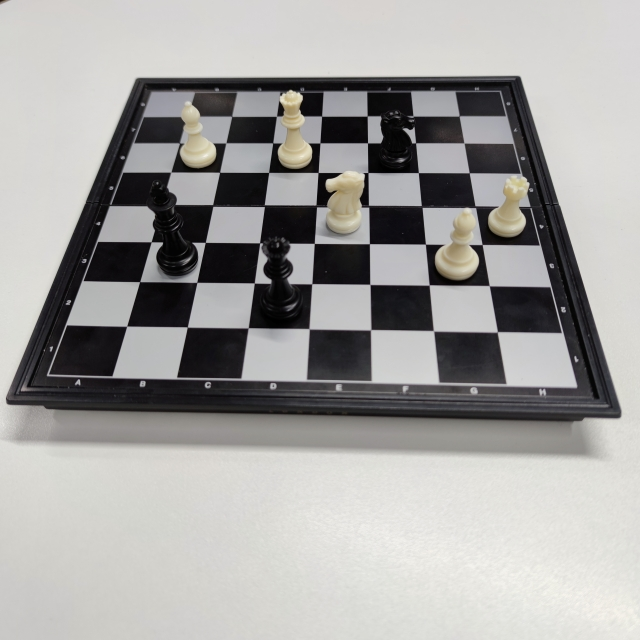
#> input picture Realtimechess.jpg, 640 x 640 px
$ jupyter execute detect.ipynb
#> lines starting #> are read from the running program, lines starting #| are printed output that depends on the picture; after the words box and inside, x2 and y2 are one past the last pixel; in counts of white or black regions, pixels touching at a corner belong together
[cell 1]
import cv2
import numpy as np
import matplotlib.pyplot as plt
import json


# --- Helper Functions ---

def order_points(pts):
    rect = np.zeros((4, 2), dtype="float32")
    s = pts.sum(axis=1)
    rect[0] = pts[np.argmin(s)]
    rect[2] = pts[np.argmax(s)]
    diff = np.diff(pts, axis=1)
    rect[1] = pts[np.argmin(diff)]
    rect[3] = pts[np.argmax(diff)]
    return rect

def four_point_transform(image, pts):
    rect = order_points(pts)
    (tl, tr, br, bl) = rect

    widthA = np.linalg.norm(br - bl)
    widthB = np.linalg.norm(tr - tl)
    maxWidth = max(int(widthA), int(widthB))

    heightA = np.linalg.norm(tr - br)
    heightB = np.linalg.norm(tl - bl)
    maxHeight = max(int(heightA), int(heightB))

    dst = np.array([
        [0, 0],
        [maxWidth - 1, 0],
        [maxWidth - 1, maxHeight - 1],
        [0, maxHeight - 1]
    ], dtype="float32")

    M = cv2.getPerspectiveTransform(rect, dst)
    warped = cv2.warpPerspective(image, M, (maxWidth, maxHeight))

    return warped

def find_intersections(horizontal_lines, vertical_lines):
    intersections = []
    for h in horizontal_lines:
        for v in vertical_lines:
            x1_h, y1_h, x2_h, y2_h = h[0]
            x1_v, y1_v, x2_v, y2_v = v[0]

            A = np.array([
                [x2_h - x1_h, x1_v - x2_v],
                [y2_h - y1_h, y1_v - y2_v]
            ])
            b = np.array([x1_v - x1_h, y1_v - y1_h])

            if np.linalg.det(A) != 0:
                t, s = np.linalg.solve(A, b)
                px = int(x1_h + t * (x2_h - x1_h))
                py = int(y1_h + t * (y2_h - y1_h))
                intersections.append((px, py))
    return intersections

# --- Load Image ---

img_path = 'Realtimechess.jpg'  # Update your path
img = cv2.imread(img_path)
#> img is the input picture: shape (640, 640, 3); mean B, G, R 159.2, 161, 162.1

if img is None:
    raise FileNotFoundError(f"Image at {img_path} not found!")

# Resize if too large
max_dim = 1000
if max(img.shape) > max_dim:
    scale = max_dim / max(img.shape)
    img = cv2.resize(img, (int(img.shape[1]*scale), int(img.shape[0]*scale)))

original_img = img.copy()

# --- Preprocessing ---

gray = cv2.cvtColor(img, cv2.COLOR_BGR2GRAY)
blurred = cv2.GaussianBlur(gray, (5, 5), 0)
edges = cv2.Canny(blurred, 50, 150)
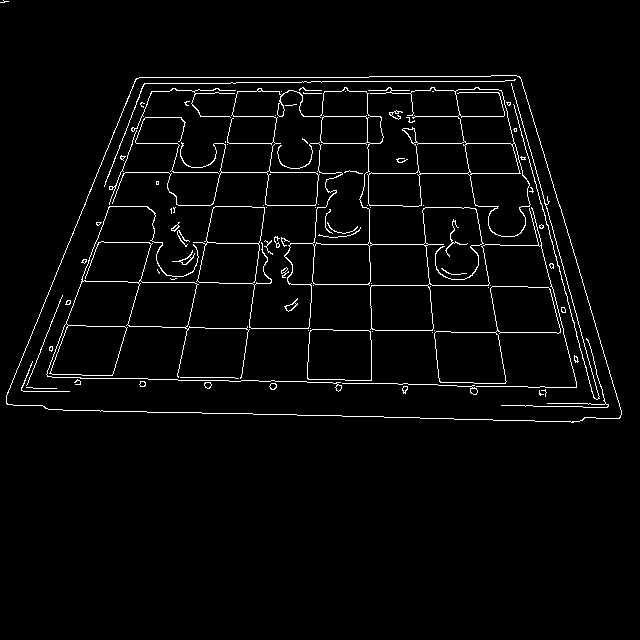
#> edges: shape (640, 640); 2.9% white in thin lines or dots, all inside (x1, y1, x2, y2) = (0, 0, 622, 423)

# --- Find Board Contour ---

contours, _ = cv2.findContours(edges, cv2.RETR_EXTERNAL, cv2.CHAIN_APPROX_SIMPLE)
#> contours = 2 contours, 1 with area under 20; largest, box (x1, y1, x2, y2) and area: (6, 75, 622, 423) 170312
contours = sorted(contours, key=cv2.contourArea, reverse=True)

board_contour = None
for c in contours:
    peri = cv2.arcLength(c, True)
    approx = cv2.approxPolyDP(c, 0.02 * peri, True)
    if len(approx) == 4:
        board_contour = approx
        break
#> this loop made 1 pass
#> (peri, board_contour) on pass 1: (1772.8, [[621, 414], [516, 75], [136, 78], [6, 395]])

if board_contour is None:
    raise Exception("Could not find 4-corner board contour!")

# --- Warp Board ---

warped = four_point_transform(original_img, board_contour.reshape(4, 2))
#> in order_points, `s = pts.sum(axis=1)`: s = [1035, 591, 214, 401]
#> in order_points, `diff = np.diff(pts, axis=1)`: diff = [-207, -441, -58, 389]
#> in four_point_transform, `rect = order_points(pts)`: rect = [[136, 78], [516, 75], [621, 414], [6, 395]]
#> in four_point_transform, `(tl, tr, br, bl) = rect`: tl = [136, 78]; tr = [516, 75]; br = [621, 414]; bl = [6, 395]
#> in four_point_transform, `widthA = np.linalg.norm(br - bl)`: widthA = 615.3
#> in four_point_transform, `widthB = np.linalg.norm(tr - tl)`: widthB = 380
#> in four_point_transform, `maxWidth = max(int(widthA), int(widthB))`: maxWidth = 615
#> in four_point_transform, `heightA = np.linalg.norm(tr - br)`: heightA = 354.9
#> in four_point_transform, `heightB = np.linalg.norm(tl - bl)`: heightB = 342.6
#> in four_point_transform, `maxHeight = max(int(heightA), int(heightB))`: maxHeight = 354
#> in four_point_transform, `dst = np.array([ [0, 0], [maxWidth - 1, 0], [maxWidth - 1, maxHeight -..`: dst = [[0, 0], [614, 0], [614, 353], [0, 353]]
#> in four_point_transform, `M = cv2.getPerspectiveTransform(rect, dst)`: M = [[2.04, 0.838, -343.3], [0.017, 2.15, -170.2], [0.000164, 0.00234, 1]]

# --- Line Detection ---

gray_warped = cv2.cvtColor(warped, cv2.COLOR_BGR2GRAY)
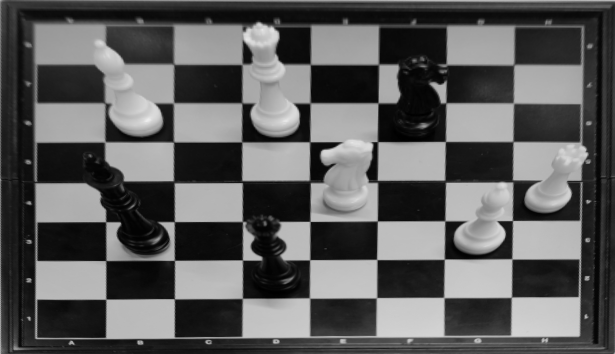
#> gray_warped: shape (354, 615); min 0, max 237, mean 92.5
edges_warped = cv2.Canny(gray_warped, 50, 150)
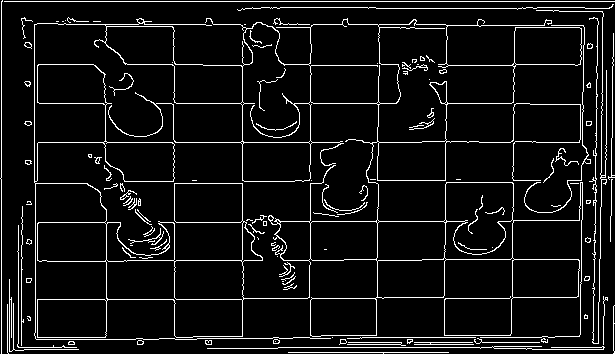
#> edges_warped: shape (354, 615); 7.2% white in thin lines or dots

lines = cv2.HoughLinesP(edges_warped, 1, np.pi/180, threshold=80, minLineLength=50, maxLineGap=10)
#> lines = 66 rows, first 6: [1, 1, 614, 1], [34, 142, 339, 142], [153, 103, 259, 103], [1, 353, 1, 2], [58, 24, 445, 24], [360, 337, 554, 337]

horizontal = []
vertical = []

for line in lines:
    x1, y1, x2, y2 = line[0]
    if abs(y2 - y1) < abs(x2 - x1):  # More horizontal
        horizontal.append(line)
    else:
        vertical.append(line)
#> this loop made 66 passes
#> (x1, y1, x2, y2) on passes 1 to 12: (1, 1, 614, 1), (34, 142, 339, 142), (153, 103, 259, 103), (1, 353, 1, 2), (58, 24, 445, 24), (360, 337, 554, 337), (278, 347, 493, 347), (242, 348, 242, 41), (422, 259, 581, 259), (310, 264, 310, 27), (34, 64, 93, 64), (124, 260, 262, 260)
#> after the loop, horizontal = 42 items, first 6: [[1, 1, 614, 1]], [[34, 142, 339, 142]], [[153, 103, 259, 103]], [[58, 24, 445, 24]], [[360, 337, 554, 337]], [[278, 347, 493, 347]]; vertical = 24 items, first 6: [[1, 353, 1, 2]], [[242, 348, 242, 41]], [[310, 264, 310, 27]], [[174, 338, 174, 140]], [[594, 202, 598, 8]], [[599, 301, 600, 212]]

print(f"Detected {len(horizontal)} horizontal lines and {len(vertical)} vertical lines.")
#| Detected 42 horizontal lines and 24 vertical lines.

# --- Find Intersections ---

intersections = find_intersections(horizontal, vertical)
#> the loop in find_intersections, `for h in horizontal_lines:` made 42 passes
#> after the loop in find_intersections, `for h in horizontal_lines:`: intersections = 1008 pairs, first value 0 to 607, second value 1 to 352

if len(intersections) < 30:
    raise Exception("Not enough intersections detected!")

# --- Cluster Intersections ---

# Cluster points
def cluster_points(points, threshold=20):
    points = sorted(points)
    clustered = []
    group = [points[0]]
    for p in points[1:]:
        if abs(p - group[-1]) < threshold:
            group.append(p)
        else:
            clustered.append(int(np.mean(group)))
            group = [p]
    clustered.append(int(np.mean(group)))
    return clustered

xs = [p[0] for p in intersections]
#> xs = 1008 values, max 607 at index 18, min 0 at index 72, mean 357.6
ys = [p[1] for p in intersections]
#> ys = 1008 values, max 352 at index 504, min 1 at index 0, mean 201.9

clustered_xs = cluster_points(xs, threshold=30)
#> in cluster_points, `points = sorted(points)`: points = 1008 values from 0 to 607
#> in cluster_points, `group = [points[0]]`: group = [0]
#> the loop in cluster_points, `for p in points[1:]:` made 1007 passes
#> p on passes 3 to 5: 1, 1, 1
#> after the loop in cluster_points, `for p in points[1:]:`: clustered = [21, 106, 173, 242, 310, 377, 444, 511]
#> clustered_xs = [21, 106, 173, 242, 310, 377, 444, 511, 591]
clustered_ys = cluster_points(ys, threshold=30)
#> the loop in cluster_points (call 2), `for p in points[1:]:` made 1007 passes
#> clustered_ys = [16, 64, 103, 141, 181, 221, 260, 297, 342]

cols = len(clustered_xs) - 1
#> cols = 8
rows = len(clustered_ys) - 1
#> rows = 8

print(f"Detected Rows: {rows}, Columns: {cols}")
#| Detected Rows: 8, Columns: 8

# --- Draw Grid ---

square_positions = {}
square_grid_img = warped.copy()

for row in range(rows):
    for col in range(cols):
        x1 = clustered_xs[col]
        y1 = clustered_ys[row]
        x2 = clustered_xs[col + 1]
        y2 = clustered_ys[row + 1]

        cv2.rectangle(square_grid_img, (x1, y1), (x2, y2), (0, 255, 0), 1)

        file_letter = chr(97 + col)  # a, b, ..., h
        rank_number = rows - row     # 8 down to 1
        square_name = f"{file_letter}{rank_number}"

        square_positions[square_name] = {
            'center': (int((x1+x2)/2), int((y1+y2)/2)),
            'corners': [(x1, y1), (x2, y1), (x2, y2), (x1, y2)]
        }

        cv2.putText(square_grid_img, square_name, (x1+5, y1+20),
                    cv2.FONT_HERSHEY_SIMPLEX, 0.5, (255, 0, 0), 1)
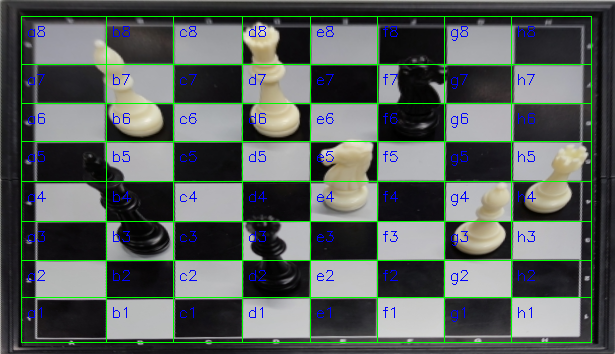
#> square_grid_img: shape (354, 615, 3); mean B, G, R 91.6, 96.7, 88.6
#> after the loop, square_positions = 64 items

# --- Show Final Grid ---

plt.figure(figsize=(10, 8))
plt.imshow(cv2.cvtColor(square_grid_img, cv2.COLOR_BGR2RGB))
plt.title('Chessboard Grid with Line Detection')
plt.axis('off')
plt.show()

# Save square positions
with open('chessboard_squares_final.json', 'w') as f:
    json.dump({k: {'center': v['center'], 'corners': v['corners']} for k, v in square_positions.items()}, f)

print("\nSquare positions saved to 'chessboard_squares_final.json'.")


#--- Close any open figures ---
plt.close('all')

# --- Define function to find square ---
def find_square(x, y, square_positions):
    for square_name, data in square_positions.items():
        (x1, y1) = data['corners'][0]
        (x2, y2) = data['corners'][2]
        if x1 <= x <= x2 and y1 <= y <= y2:
            return square_name
    return None

# --- Ask for x, y inputs ---
try:
    x_input = int(input("Enter x coordinate: "))
#> the answer given: 3
    y_input = int(input("Enter y coordinate: "))
#> the answer given: 3

    found_square = find_square(x_input, y_input, square_positions)
#> the loop in find_square, `for square_name, data in square_positions.items():` made 64 passes
#> (square_name, x1, y1, x2, y2) on passes 1 to 12: ('a8', 21, 16, 106, 64), ('b8', 106, 16, 173, 64), ('c8', 173, 16, 242, 64), ('d8', 242, 16, 310, 64), ('e8', 310, 16, 377, 64), ('f8', 377, 16, 444, 64), ('g8', 444, 16, 511, 64), ('h8', 511, 16, 591, 64), ('a7', 21, 64, 106, 103), ('b7', 106, 64, 173, 103), ('c7', 173, 64, 242, 103), ('d7', 242, 64, 310, 103)

    if found_square:
        print(f"The coordinate ({x_input}, {y_input}) is in square {found_square}")
    else:
        print("No square found for the given coordinates.")

except Exception as e:
    print(f"Error occurred: {e}")

[cell 2]
import cv2
import numpy as np
import matplotlib.pyplot as plt

# --- Block 1: Load and Detect 7x7 Internal Corners ---

# Load image
img_path = 'chessboard2.jpg'  # Update path if needed
img = cv2.imread(img_path)
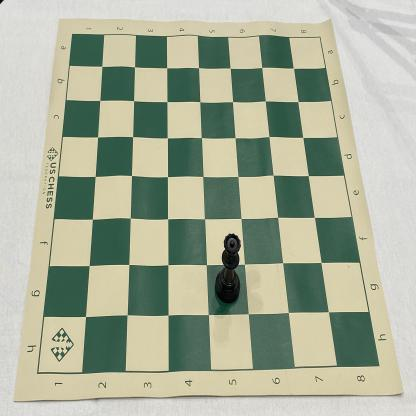
#> input picture Chessboard2.jpg, 416 x 416 px, found by its file name
#> img is the input picture: shape (416, 416, 3); mean B, G, R 154.5, 175.1, 168.6

if img is None:
    raise FileNotFoundError(f"Image at {img_path} not found!")

original_img = img.copy()
gray = cv2.cvtColor(img, cv2.COLOR_BGR2GRAY)
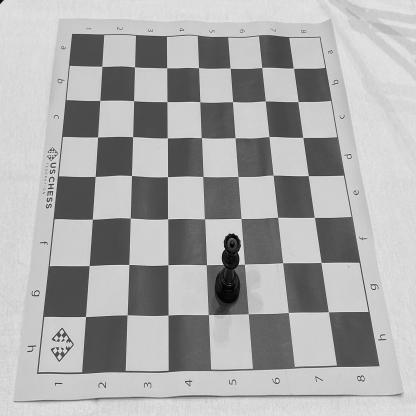
#> gray: shape (416, 416); min 0, max 244, mean 170.8

# Detect 7x7 internal corners
chessboard_size = (7, 7)
ret, corners = cv2.findChessboardCorners(gray, chessboard_size, None)
#> ret = True; corners = 49 rows, first 8: [101.7, 66.5], [133.7, 66.57], [166.7, 67.62], [198.2, 66.87], [229.6, 68.42], [261.9, 67.49], [293.3, 68.34], [100.2, 100]

if not ret:
    raise Exception("7x7 Chessboard corners NOT detected! Check image quality!")

# Refine corners
criteria = (cv2.TERM_CRITERIA_EPS + cv2.TERM_CRITERIA_MAX_ITER, 30, 0.001)
#> criteria = (3, 30, 0.001)
corners = cv2.cornerSubPix(gray, corners, (11,11), (-1,-1), criteria)
#> corners = 49 rows, first 8: [101.8, 66.39], [134.5, 66.89], [166.6, 67.77], [198.5, 67.66], [230.1, 68.15], [261.7, 67.38], [293.4, 68.3], [99.75, 100.5]

# Draw detected corners
img_corners = original_img.copy()
cv2.drawChessboardCorners(img_corners, chessboard_size, corners, ret)
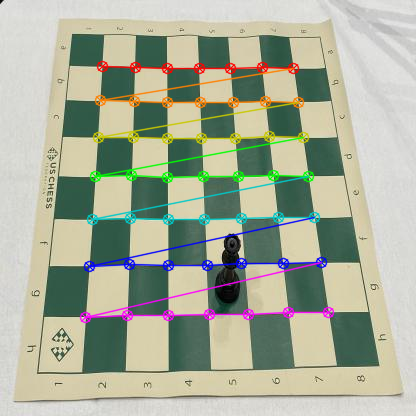
#> img_corners: shape (416, 416, 3); 7.09% of pixels changed, all inside (x1, y1, x2, y2) = (79, 60, 335, 324)

# Show detected 7x7 corners
plt.figure(figsize=(10,8))
plt.imshow(cv2.cvtColor(img_corners, cv2.COLOR_BGR2RGB))
plt.title('Block 1 Output: Detected 7x7 Internal Corners')
plt.axis('off')
plt.show()

[cell 3]
# --- Block 2: Extrapolate outer corners (with manual adjustment for h1 and h8) ---

# Reshape detected corners into 7x7 grid
corners = corners.reshape((7, 7, 2))

# Use 13 divisions (your tested better value)
step_x = (corners[0, -1] - corners[0, 0]) / 13
#> step_x = [14.74, 0.147]
step_y = (corners[-1, 0] - corners[0, 0]) / 13
#> step_y = [-1.25, 19.24]

# Calculate outermost corners (extrapolated)
top_left = corners[0, 0] - 2 * step_x - 2 * step_y
#> top_left = [74.82, 27.62]
top_right = corners[0, -1] + 2 * step_x - 2 * step_y
#> top_right = [325.4, 30.11]
bottom_left = corners[-1, 0] - 2 * step_x + 2 * step_y
#> bottom_left = [53.51, 354.7]
bottom_right = corners[-1, -1] + 2 * step_x + 2 * step_y
#> bottom_right = [355.3, 350.5]

# Pack into array
outer_corners = np.array([top_left, top_right, bottom_right, bottom_left], dtype="float32")
#> outer_corners = [[74.82, 27.62], [325.4, 30.11], [355.3, 350.5], [53.51, 354.7]]

# --- Manual adjustment for right corners (h8 and h1) ---

# Move h1 (top-right corner)
outer_corners[1][0] += 0   # move right (adjust as needed)
outer_corners[1][1] -= 0    # move up (adjust as needed)

# Move h8 (bottom-right corner)
outer_corners[2][0] += 30   # move right (adjust as needed)
outer_corners[2][1] += 20   # move down (adjust as needed)

# Shift a1 (bottom-left)
outer_corners[3][0] -= 18    # move left
outer_corners[3][1] += 25     # move down

# --- Draw corners for visualization (optional) ---

img_corners_ext = original_img.copy()
for (x, y) in outer_corners:
    cv2.circle(img_corners_ext, (int(x), int(y)), 10, (0, 0, 255), -1)
#> this loop made 4 passes
#> (x, y) on passes 1 to 4: (74.82, 27.62), (325.4, 30.11), (385.3, 370.5), (35.51, 379.7)
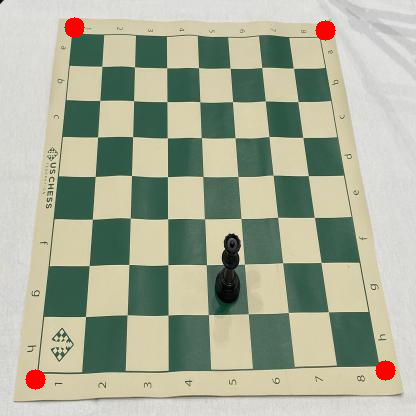
#> img_corners_ext: shape (416, 416, 3); 0.73% of pixels changed, all inside (x1, y1, x2, y2) = (25, 17, 396, 390)

# Show corrected outer corners
plt.figure(figsize=(10,8))
plt.imshow(cv2.cvtColor(img_corners_ext, cv2.COLOR_BGR2RGB))
plt.title('Corrected Block 2 Output: 4 Outer Corners (Manual Adjusted)')
plt.axis('off')
plt.show()

[cell 4]
# --- Block 3: Warp Chessboard ---

def order_points(pts):
    rect = np.zeros((4, 2), dtype="float32")
    s = pts.sum(axis=1)
    rect[0] = pts[np.argmin(s)]
    rect[2] = pts[np.argmax(s)]
    diff = np.diff(pts, axis=1)
    rect[1] = pts[np.argmin(diff)]
    rect[3] = pts[np.argmax(diff)]
    return rect

def four_point_transform(image, pts):
    rect = order_points(pts)
#> in order_points, `rect = np.zeros((4, 2), dtype="float32")`: rect = [[0, 0], [0, 0], [0, 0], [0, 0]]
#> in order_points, `s = pts.sum(axis=1)`: s = [102.4, 355.5, 755.8, 415.2]
#> in order_points, `diff = np.diff(pts, axis=1)`: diff = [-47.2, -295.3, -14.8, 344.2]
    (tl, tr, br, bl) = rect

    widthA = np.linalg.norm(br - bl)
    widthB = np.linalg.norm(tr - tl)
    maxWidth = max(int(widthA), int(widthB))

    heightA = np.linalg.norm(tr - br)
    heightB = np.linalg.norm(tl - bl)
    maxHeight = max(int(heightA), int(heightB))

    dst = np.array([
        [0, 0],
        [maxWidth-1, 0],
        [maxWidth-1, maxHeight-1],
        [0, maxHeight-1]
    ], dtype="float32")

    M = cv2.getPerspectiveTransform(rect, dst)
    warped = cv2.warpPerspective(image, M, (maxWidth, maxHeight))

    return warped, M

# Warp board
warped, M = four_point_transform(original_img, outer_corners)
#> in four_point_transform, `rect = order_points(pts)`: rect = [[74.82, 27.62], [325.4, 30.11], [385.3, 370.5], [35.51, 379.7]]
#> in four_point_transform, `(tl, tr, br, bl) = rect`: tl = [74.82, 27.62]; tr = [325.4, 30.11]; br = [385.3, 370.5]; bl = [35.51, 379.7]
#> in four_point_transform, `widthA = np.linalg.norm(br - bl)`: widthA = 349.9
#> in four_point_transform, `widthB = np.linalg.norm(tr - tl)`: widthB = 250.6
#> in four_point_transform, `maxWidth = max(int(widthA), int(widthB))`: maxWidth = 349
#> in four_point_transform, `heightA = np.linalg.norm(tr - br)`: heightA = 345.7
#> in four_point_transform, `heightB = np.linalg.norm(tl - bl)`: heightB = 354.3
#> in four_point_transform, `maxHeight = max(int(heightA), int(heightB))`: maxHeight = 354
#> in four_point_transform, `dst = np.array([ [0, 0], [maxWidth-1, 0], [maxWidth-1, maxHeight-1], [..`: dst = [[0, 0], [348, 0], [348, 353], [0, 353]]
#> in four_point_transform, `M = cv2.getPerspectiveTransform(rect, dst)`: M = [[1.38, 0.154, -107.8], [-0.0143, 1.44, -38.7], [-0.000117, 0.00116, 1]]
#> in four_point_transform, `warped = cv2.warpPerspective(image, M, (maxWidth, maxHeight))`:
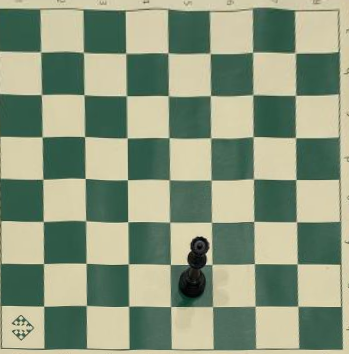
#> warped: shape (354, 349, 3); mean B, G, R 126.4, 152.3, 140

# Show warped chessboard
plt.figure(figsize=(10,8))
plt.imshow(cv2.cvtColor(warped, cv2.COLOR_BGR2RGB))
plt.title('Block 3 Output: Warped Chessboard')
plt.axis('off')
plt.show()

[cell 5]
# --- Block 4: Build 8x8 Grid ---

h, w = warped.shape[:2]
#> h = 354; w = 349
square_height = h / 8
#> square_height = 44.25
square_width = w / 8
#> square_width = 43.62

square_positions = {}
grid_img = warped.copy()

for row in range(8):
    for col in range(8):
        x1 = int(col * square_width)
        y1 = int(row * square_height)
        x2 = int((col + 1) * square_width)
        y2 = int((row + 1) * square_height)

        cv2.rectangle(grid_img, (x1, y1), (x2, y2), (0, 255, 0), 1)

        file_letter = chr(97 + col)  # a,b,...h
        rank_number = 8 - row

        square_name = f"{file_letter}{rank_number}"

        square_positions[square_name] = {
            'center': (int((x1+x2)/2), int((y1+y2)/2)),
            'corners': [(x1, y1), (x2, y1), (x2, y2), (x1, y2)]
        }

        cv2.putText(grid_img, square_name, (x1+5, y1+20),
                    cv2.FONT_HERSHEY_SIMPLEX, 0.5, (255, 0, 0), 1)
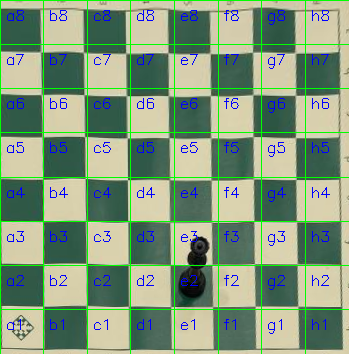
#> grid_img: shape (354, 349, 3); 6.96% of pixels changed, all inside (x1, y1, x2, y2) = (0, 0, 349, 354)

# Show full 8x8 grid
plt.figure(figsize=(10,8))
plt.imshow(cv2.cvtColor(grid_img, cv2.COLOR_BGR2RGB))
plt.title('Block 4 Output: Full 8x8 Grid with Labels')
plt.axis('off')
plt.show()

[cell 6]
# --- Block 5: Map Input (x,y) to Square ---

def transform_point(x, y, M):
    pts = np.array([[[x, y]]], dtype="float32")
    warped_pts = cv2.perspectiveTransform(pts, M)
    return int(warped_pts[0][0][0]), int(warped_pts[0][0][1])

def find_square(x, y, square_positions):
    for square_name, data in square_positions.items():
        (x1, y1) = data['corners'][0]
        (x2, y2) = data['corners'][2]
        if x1 <= x <= x2 and y1 <= y <= y2:
            return square_name
    return None

try:
    x_input = int(input("Enter x coordinate (original image): "))
#> the answer given: 3
    y_input = int(input("Enter y coordinate (original image): "))
#> the answer given: 3

    x_warped, y_warped = transform_point(x_input, y_input, M)
#> in transform_point, `pts = np.array([[[x, y]]], dtype="float32")`: pts = [[3, 3]]
#> in transform_point, `warped_pts = cv2.perspectiveTransform(pts, M)`: warped_pts = [[-102.8, -34.32]]
#> x_warped = -102; y_warped = -34

    found_square = find_square(x_warped, y_warped, square_positions)
#> the loop in find_square, `for square_name, data in square_positions.items():` made 64 passes
#> (square_name, x1, y1, x2, y2) on passes 1 to 12: ('a8', 0, 0, 43, 44), ('b8', 43, 0, 87, 44), ('c8', 87, 0, 130, 44), ('d8', 130, 0, 174, 44), ('e8', 174, 0, 218, 44), ('f8', 218, 0, 261, 44), ('g8', 261, 0, 305, 44), ('h8', 305, 0, 349, 44), ('a7', 0, 44, 43, 88), ('b7', 43, 44, 87, 88), ('c7', 87, 44, 130, 88), ('d7', 130, 44, 174, 88)

    if found_square:
        print(f"The coordinate ({x_input}, {y_input}) is in square {found_square}")
    else:
        print("No square found for the given coordinates.")

except Exception as e:
    print(f"Error occurred: {e}")
